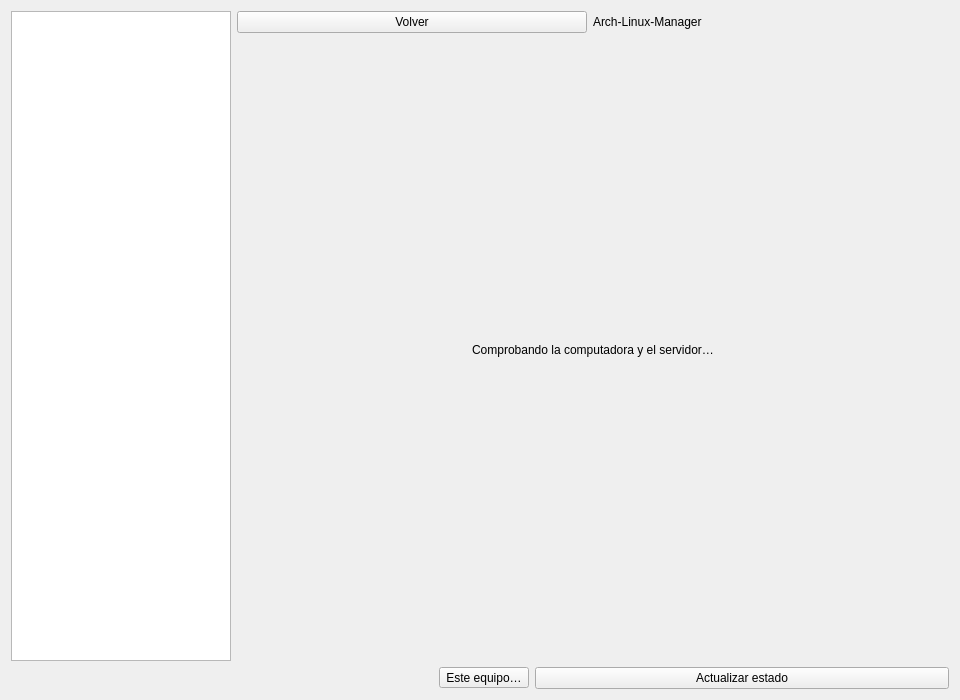
<?xml version="1.0" encoding="UTF-8"?>
<ui version="4.0">
 <class>VentanaPrincipal</class>
 <widget class="QWidget" name="VentanaPrincipal">
  <property name="geometry">
   <rect>
    <x>0</x>
    <y>0</y>
    <width>960</width>
    <height>700</height>
   </rect>
  </property>
  <property name="windowTitle">
   <string>Arch-Linux-Manager</string>
  </property>
  <layout class="QVBoxLayout" name="layoutVentana">
   <item>
    <layout class="QHBoxLayout" name="layoutCuerpo">
     <item>
      <widget class="QListWidget" name="listaSecciones">
       <property name="minimumSize">
        <size>
         <width>200</width>
         <height>0</height>
        </size>
       </property>
       <property name="maximumSize">
        <size>
         <width>220</width>
         <height>16777215</height>
        </size>
       </property>
       <property name="spacing">
        <number>4</number>
       </property>
      </widget>
     </item>
     <item>
      <layout class="QVBoxLayout" name="layoutContenido">
       <item>
        <layout class="QHBoxLayout" name="layoutEncabezado">
         <item>
          <widget class="QPushButton" name="botonVolver">
           <property name="text">
            <string>Volver</string>
           </property>
           <property name="icon">
            <iconset theme="go-previous"/>
           </property>
          </widget>
         </item>
         <item>
          <widget class="QLabel" name="etiquetaTitulo">
           <property name="text">
            <string>Arch-Linux-Manager</string>
           </property>
          </widget>
         </item>
         <item>
          <spacer name="espacioEncabezado">
           <property name="orientation">
            <enum>Qt::Orientation::Horizontal</enum>
           </property>
          </spacer>
         </item>
        </layout>
       </item>
       <item>
        <widget class="QStackedWidget" name="paginas">
         <widget class="QWidget" name="paginaCargando">
          <layout class="QVBoxLayout" name="layoutCargando">
           <item>
            <widget class="QLabel" name="etiquetaCargando">
             <property name="text">
              <string>Comprobando la computadora y el servidor…</string>
             </property>
             <property name="alignment">
              <set>Qt::AlignmentFlag::AlignCenter</set>
             </property>
            </widget>
           </item>
          </layout>
         </widget>
        </widget>
       </item>
      </layout>
     </item>
    </layout>
   </item>
   <item>
    <layout class="QHBoxLayout" name="layoutEstado">
     <item>
      <widget class="QLabel" name="etiquetaEstado">
       <property name="text">
        <string/>
       </property>
      </widget>
     </item>
     <item>
      <spacer name="espacioEstado">
       <property name="orientation">
        <enum>Qt::Orientation::Horizontal</enum>
       </property>
      </spacer>
     </item>
     <item>
      <widget class="QToolButton" name="botonEquipo">
       <property name="text">
        <string>Este equipo…</string>
       </property>
       <property name="icon">
        <iconset theme="computer"/>
       </property>
       <property name="toolButtonStyle">
        <enum>Qt::ToolButtonStyle::ToolButtonTextBesideIcon</enum>
       </property>
       <property name="popupMode">
        <enum>QToolButton::ToolButtonPopupMode::InstantPopup</enum>
       </property>
       <property name="toolTip">
        <string>Elegir qué computadora es esta (si no, se adivina por la placa de red)</string>
       </property>
      </widget>
     </item>
     <item>
      <widget class="QPushButton" name="botonRefrescar">
       <property name="text">
        <string>Actualizar estado</string>
       </property>
       <property name="icon">
        <iconset theme="view-refresh"/>
       </property>
       <property name="toolTip">
        <string>Vuelve a comprobar el servidor y los programas instalados</string>
       </property>
      </widget>
     </item>
    </layout>
   </item>
  </layout>
 </widget>
 <resources/>
 <connections/>
</ui>
